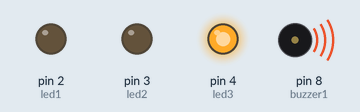
Recording of a sketch running on a simulated Arduino Uno, built with avr-gcc and run on an emulated ATmega328P. Shown: output pins drawn as LEDs (lit = HIGH), buzzer (waves = sounding).

Above: at 0.9 s.
At 3.75 s:
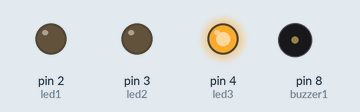
At 6.1 s:
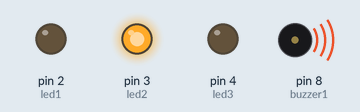
At 12.2 s:
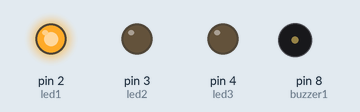
At 15.0 s:
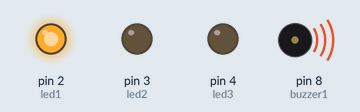
At 29.4 s:
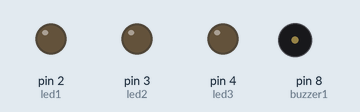
Timing chart, 0 to 40.0 s (numbered marks = the images above):
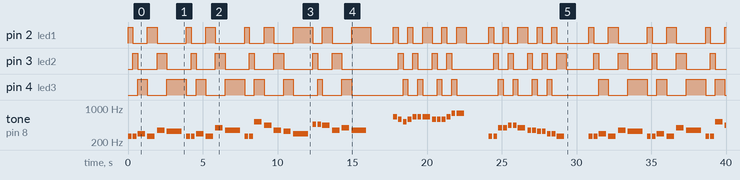

Measured:
- by itself, pin 2 (led1): LOW → HIGH at 0.00 s, → LOW 0.33 s later, → HIGH 0.98 s later, → LOW 0.65 s later, … (49 changes in this stretch)
- by itself, pin 3 (led2): LOW → HIGH at 0.33 s, → LOW 0.33 s later, → HIGH 1.3 s later, → LOW 0.65 s later, … (44 changes in this stretch)
- by itself, pin 4 (led3): LOW → HIGH at 0.65 s, → LOW 0.65 s later, → HIGH 1.3 s later, → LOW 1.3 s later, … (42 changes in this stretch)
- by itself, tone on pin 8 (buzzer1): plays 262 Hz for 0.25 s, 262 Hz for 0.25 s, 294 Hz for 0.50 s, 262 Hz for 0.50 s, 349 Hz for 0.50 s, 330 Hz for 1.0 s … (68 notes in this stretch)

The sketch:

twinkler.ino
```cpp
// Pins

//musical fun buzzer game with happy birthday sound and twinker sound


const int buzzer1 = 8;  // Small buzzer
const int led1 = 2;
const int led2 = 3;
const int led3 = 4;

// Frequencies of notes (Hz)
#define NOTE_C4  262
#define NOTE_D4  294
#define NOTE_E4  330
#define NOTE_F4  349
#define NOTE_G4  392
#define NOTE_A4  440
#define NOTE_AS4 466
#define NOTE_B4  494.
#define NOTE_C5  523
#define NOTE_D5  587
#define NOTE_E5  659
#define NOTE_F5  698
#define NOTE_G5  784
#define NOTE_A5  880

// ---------- SONGS ---------- //

// Happy Birthday
int melody1[] = {
  NOTE_C4, NOTE_C4, NOTE_D4, NOTE_C4, NOTE_F4, NOTE_E4,
  NOTE_C4, NOTE_C4, NOTE_D4, NOTE_C4, NOTE_G4, NOTE_F4,
  NOTE_C4, NOTE_C4, NOTE_C5, NOTE_A4, NOTE_F4, NOTE_E4, NOTE_D4,
  NOTE_AS4, NOTE_AS4, NOTE_A4, NOTE_F4, NOTE_G4, NOTE_F4
};
int durations1[] = {
  4,4,2,2,2,1,
  4,4,2,2,2,1,
  4,4,2,2,2,2,1,
  4,4,2,2,2,1
};
int length1 = sizeof(melody1) / sizeof(melody1[0]);

// Meow Meow TikTok (simplified)
int melody2[] = {
  NOTE_E5, NOTE_D5, NOTE_C5, NOTE_D5, NOTE_E5, NOTE_E5, NOTE_E5,
  NOTE_D5, NOTE_D5, NOTE_D5, NOTE_E5, NOTE_G5, NOTE_G5
};
int durations2[] = {
  4,4,4,4,4,4,2,
  4,4,4,4,4,2
};
int length2 = sizeof(melody2) / sizeof(melody2[0]);

// Twinkle Twinkle Little Star
int melody3[] = {
  NOTE_C4, NOTE_C4, NOTE_G4, NOTE_G4, NOTE_A4, NOTE_A4, NOTE_G4,
  NOTE_F4, NOTE_F4, NOTE_E4, NOTE_E4, NOTE_D4, NOTE_D4, NOTE_C4
};
int durations3[] = {
  4,4,4,4,4,4,2,
  4,4,4,4,4,4,2
};
int length3 = sizeof(melody3) / sizeof(melody3[0]);

// ---------- FUNCTIONS ---------- //
void playSong(int melody[], int durations[], int length) {
  for (int i = 0; i < length; i++) {
    int noteDuration = 1000 / durations[i];

    // Both buzzers play the same note
    tone(buzzer1, melody[i], noteDuration);

    // LED pattern
    if (i % 3 == 0) {
      digitalWrite(led1, HIGH);
      digitalWrite(led2, LOW);
      digitalWrite(led3, LOW);
    }
    else if (i % 3 == 1) {
      digitalWrite(led1, LOW);
      digitalWrite(led2, HIGH);
      digitalWrite(led3, LOW);
    }
    else {
      digitalWrite(led1, LOW);
      digitalWrite(led2, LOW);
      digitalWrite(led3, HIGH);
    }

    delay(noteDuration * 1.3);
    noTone(buzzer1);
  }

  // All LEDs off after song
  digitalWrite(led1, LOW);
  digitalWrite(led2, LOW);
  digitalWrite(led3, LOW);

  delay(1500);
}

void setup() {
  pinMode(buzzer1, OUTPUT);
  pinMode(led1, OUTPUT);
  pinMode(led2, OUTPUT);
  pinMode(led3, OUTPUT);
}

void loop() {
  playSong(melody1, durations1, length1); // Happy Birthday
  playSong(melody2, durations2, length2); // Meow Meow TikTok
  playSong(melody3, durations3, length3); // Twinkle Twinkle
}
```
